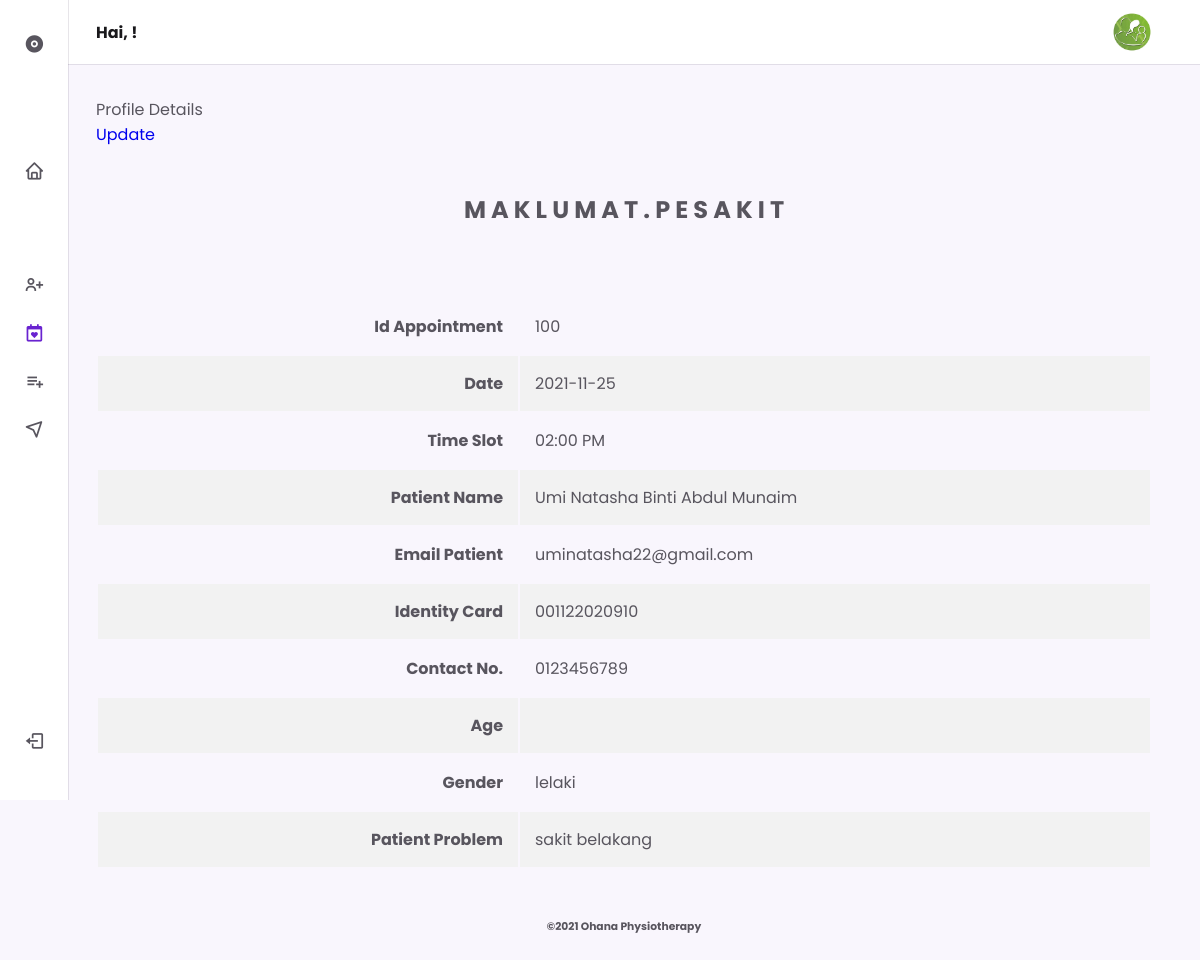
/admin/displaybooking.php?id=100, run on the app's committed database.
### tables this page shows
CREATE TABLE `bookings` (
  `id_book` int(11) NOT NULL,
  `date` date NOT NULL,
  `timeslot` varchar(50) NOT NULL,
  `name` varchar(50) NOT NULL,
  `gender` varchar(50) NOT NULL,
  `phone` varchar(50) NOT NULL,
  `email` varchar(50) NOT NULL,
  `comment` varchar(50) NOT NULL,
  `ic` varchar(50) NOT NULL,
  `id_patient` int(11) NOT NULL
);

### admin/displaybooking.php (the view, shortened to what this page needs)
<?php
$servername = "localhost";
$username = "root";
$password = "";
$dbname = "ohana";
$conn = mysqli_connect($servername, $username, $password, $dbname);
$id_book=$_GET['id'];
$sql = "SELECT * FROM bookings WHERE id_book='$id_book'";
$result = mysqli_query($conn, $sql);
?>
<!DOCTYPE html>
    <html lang="en">
    <head>
        <link rel="stylesheet" href="https://cdn.jsdelivr.net/npm/boxicons@latest/css/boxicons.min.css">
        <link rel="stylesheet" href="assets/css/styles.css">
    </head>
    <body>
        <header class="header">
            <div class="header__container">
                <img src="assets/img/4.jpg" alt="" class="header__img">
                <a href="index.php" class="header__logo"><strong>Hai, <?php echo $_SESSION['username'] ?></b> !</strong></a>
            </div>
        </header>
        <div class="nav" id="navbar">
            <nav class="nav__container">
                <div>
                    <a href="index.php" class="nav__link nav__logo">
                        <i class='bx bxs-disc nav__icon' ></i>
                    </a>
                    <div class="nav__list">
                        <div class="nav__items">
                            <a href="index.php" class="nav__link">
                                <i class='bx bx-home nav__icon' ></i>
                            </a>
                        </div>
                        <div class="nav__items">
                            <div class="nav__dropdown">
                                <a href="#" class="nav__link">
                                    <i class='bx bx-user-plus nav__icon' ></i>
                                </a>
                            </div>
							<div class="nav__dropdown">
                                <a href="#" class="nav__link active">
                                    <i class='bx bx-calendar-heart nav__icon' ></i>
                                </a>
                            </div>
							<div class="nav__dropdown">
                                <a href="#" class="nav__link">
                                    <i class='bx bx-list-plus nav__icon' ></i>
                                </a>
                            </div>
							<div class="nav__dropdown">
                                <a href="#" class="nav__link">
                                    <i class='bx bx-navigation nav__icon' ></i>
                                </a>
                            </div>
                        </div>
                    </div>
                </div>
                <a href="logout.php" class="nav__link nav__logout">
                    <i class='bx bx-log-out nav__icon' ></i>
                </a>
            </nav>
        </div>
		<BR>
            <div class="card">
				<div class="card-header">
					<div class="row">
						<div class="col-md-10">
							Profile Details
						</div>
						<?php
							if(mysqli_num_rows($result) > 0)
							{
							while($row = mysqli_fetch_assoc($result))
							{
						?>
						<div class="col-md-10 text-right">
							<a href="editbooking.php?id=<?php echo $row["id_book"]; ?>" class="btn btn-secondary btn-sm" onClick="return confirm('Do you really want to update?');">Update</a>
						</div>
					</div>
				</div>
				<br>
				<div class="card-body">
					<table class="table table-striped">
					<center><h2>M A K L U M A T . P E S A K I T </h2></center>
						<br>
						<tr>
							<th class="text-right" width="40%">Id Appointment</th>
							<td><?php echo $row["id_book"]; ?></td>
						</tr>
						<tr>
							<th class="text-right" width="40%">Date</th>
							<td><?php echo $row["date"]; ?></td>
						</tr>
						<tr>
							<th class="text-right" width="40%">Time Slot</th>
							<td><?php echo $row["timeslot"]; ?></td>
						</tr>
						<tr>
							<th class="text-right" width="40%">Patient Name</th>
							<td><?php echo $row['name']; ?></td>
						</tr>
						<tr>
							<th class="text-right" width="40%">Email Patient</th>
							<td><?php echo $row["email"]; ?></td>
						</tr>
						<tr>
							<th class="text-right" width="40%">Identity Card</th>
							<td><?php echo $row["ic"]; ?></td>
						</tr>
						<tr>
							<th class="text-right" width="40%">Contact No.</th>
							<td><?php echo $row["phone"]; ?></td>
						</tr>
						<tr>
							<th class="text-right" width="40%">Age</th>
							<td><?php echo $row["age"]; ?></td>
						</tr>
						<tr>
							<th class="text-right" width="40%">Gender</th>
							<td><?php echo $row["gender"]; ?></td>
						</tr>
						<tr>
							<th class="text-right" width="40%">Patient Problem</th>
							<td><?php echo $row["comment"]; ?></td>
						</tr>
					<br>
						<?php
							   }
							}
							else
							{
							   echo "0 results";
							}
						?>
					</table>
				</div>
			</div>
<br>
		<center>
		<footer class="container-fluid">
			<h6 class="text-center small">©2021 Ohana Physiotherapy</h6>
		</footer>
		</center>
    </body>
</html>

### admin/assets/css/styles.css (style rules this page uses)
:root { --header-height: 3.5rem; --nav-width: 219px; --first-color: #6923D0; --first-color-light: #F4F0FA; --title-color: #19181B; --text-color: #58555E; --text-color-light: #A5A1AA; --body-color: #F9F6FD; --container-color: #FFFFFF; --body-font: 'Poppins', sans-serif; --normal-font-size: .938rem; --small-font-size: .75rem; --smaller-font-size: .75rem; --font-medium: 500; --font-semi-bold: 600; --z-fixed: 100; }
@media screen and (min-width: 1024px) { :root { --normal-font-size: 1rem; --small-font-size: .875rem; --smaller-font-size: .813rem; } }
body { margin: var(--header-height) 0 0 0; padding: 1rem 1rem 0; font-family: var(--body-font); font-size: var(--normal-font-size); background-color: var(--body-color); color: var(--text-color); }
a { text-decoration: none; }
img { max-width: 100%; height: auto; }
.header { position: fixed; top: 0; left: 0; width: 100%; background-color: var(--container-color); box-shadow: 0 1px 0 rgba(22, 8, 43, 0.1); padding: 0 1rem; z-index: var(--z-fixed); }
.header__container { display: flex; align-items: center; height: var(--header-height); justify-content: space-between; }
.header__img { width: 35px; height: 35px; border-radius: 50%; }
.header__logo { color: var(--title-color); font-weight: var(--font-medium); display: none; }
.nav { position: fixed; top: 0; left: -100%; height: 100vh; padding: 1rem 1rem 0; background-color: var(--container-color); box-shadow: 1px 0 0 rgba(22, 8, 43, 0.1); z-index: var(--z-fixed); transition: .4s; }
.nav__container { height: 100%; display: flex; flex-direction: column; justify-content: space-between; padding-bottom: 3rem; overflow: auto; scrollbar-width: none; }
.nav__logo { font-weight: var(--font-semi-bold); margin-bottom: 2.5rem; }
.nav__list, .nav__items { display: grid; }
.nav__list { row-gap: 2.5rem; }
.nav__items { row-gap: 1.5rem; }
.nav__link { display: flex; align-items: center; color: var(--text-color); }
.nav__icon { font-size: 1.2rem; margin-right: .5rem; }
.nav__logout { margin-top: 5rem; }
.nav__dropdown { overflow: hidden; max-height: 21px; transition: .4s ease-in-out; }
.active { color: var(--first-color); }
@media screen and (min-width: 768px) { body { padding: 1rem 3rem 0 6rem; } }
@media screen and (min-width: 768px) { .header { padding: 0 3rem 0 6rem; } }
@media screen and (min-width: 768px) { .header__container { height: calc(var(--header-height) + .5rem); } }
@media screen and (min-width: 768px) { .header__logo { display: block; } }
@media screen and (min-width: 768px) { .header__img { width: 40px; height: 40px; order: 1; } }
@media screen and (min-width: 768px) { .nav { left: 0; padding: 1.2rem 1.5rem 0; width: 68px; } }
@media screen and (min-width: 768px) { .nav__items { row-gap: 1.7rem; } }
@media screen and (min-width: 768px) { .nav__icon { font-size: 1.3rem; } }

### admin/displaybooking.php (style rules this page uses)
table { border-collapse: center; width: 100%; }
th { text-align: right; padding: 15px; }
td { text-align: left; padding: 15px; }
tr:nth-child(even) { background-color: #f2f2f2; }

### data on the page
bookings: id_book "100", date "2021-11-25", timeslot "02:00 PM", name "Umi Natasha Binti Abdul Munaim", email "uminatasha22@gmail.com", ic "001122020910", phone "0123456789", gender "lelaki", comment "sakit belakang"
